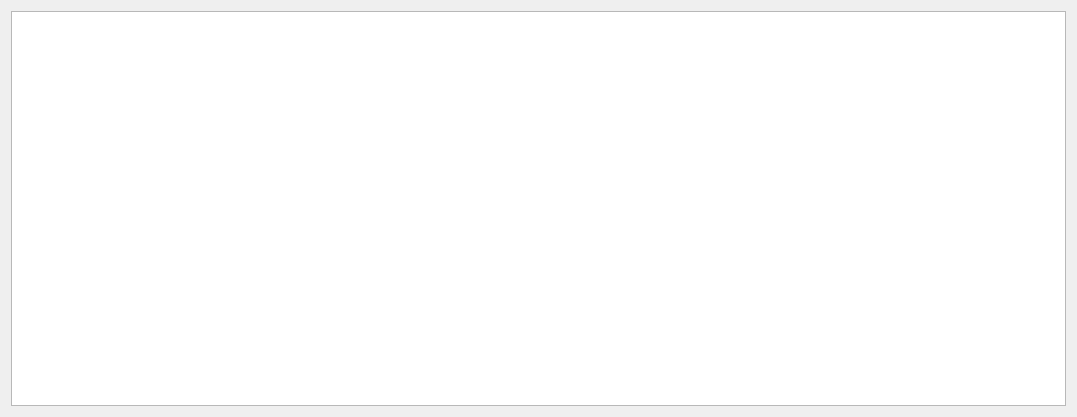
<?xml version="1.0" encoding="UTF-8"?>
<ui version="4.0">
 <class>MapWidget</class>
 <widget class="QWidget" name="MapWidget">
  <property name="geometry">
   <rect>
    <x>0</x>
    <y>0</y>
    <width>1077</width>
    <height>417</height>
   </rect>
  </property>
  <property name="windowTitle">
   <string>MapWidget</string>
  </property>
  <layout class="QHBoxLayout" name="horizontalLayout">
   <item>
    <widget class="QGraphicsView" name="mapView">
     <property name="enabled">
      <bool>true</bool>
     </property>
    </widget>
   </item>
  </layout>
 </widget>
 <layoutdefault spacing="6" margin="11"/>
 <resources/>
 <connections/>
</ui>
